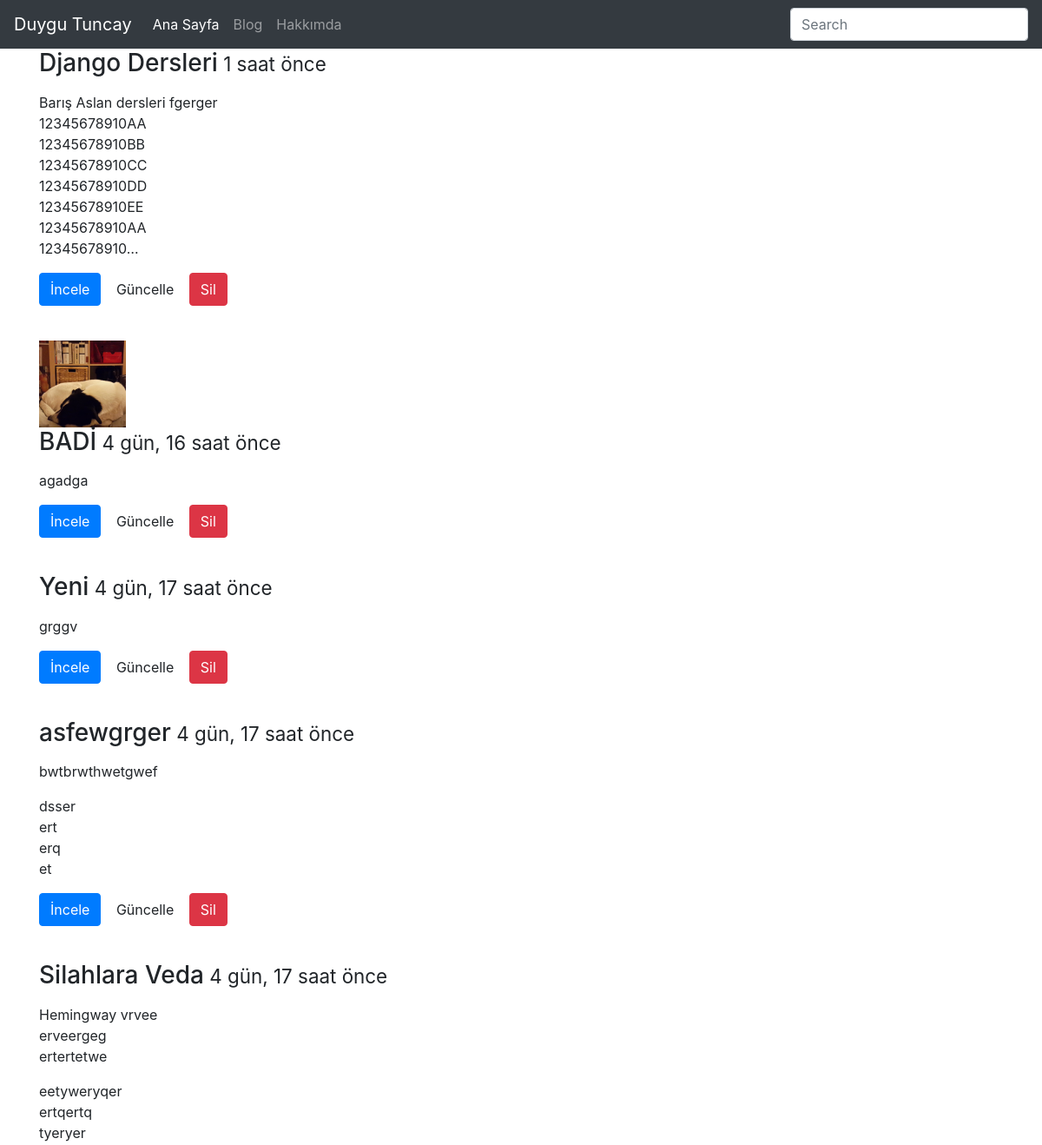
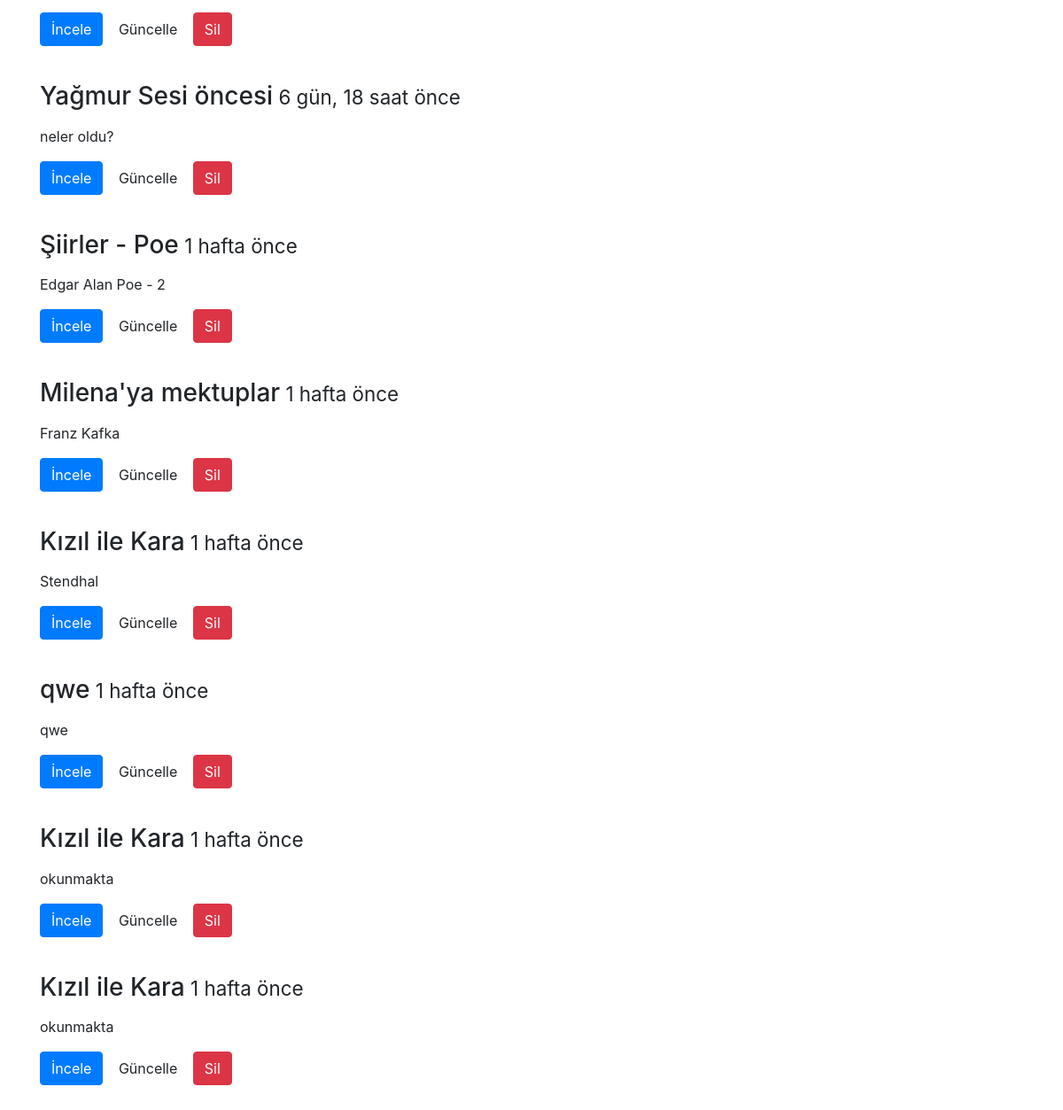
The page /post/index/ on the database its author committed (2 pictures, top to bottom).
### post/models.py (models this page shows, shortened)
class Post(models.Model):
    title = models.CharField(max_length=120, verbose_name="Başlık")
    content = models.TextField()
    publishing_date = models.DateTimeField(verbose_name="Yayınlanma Tarihi", auto_now_add=True)
    image = models.ImageField(null=True, blank=True)
    def get_absolute_url(self):
        return reverse('post:detail', kwargs={'id': self.id})
    def get_update_url(self):
        return reverse('post:update', kwargs={'id': self.id})
    def get_delete_url(self):
        return reverse('post:delete', kwargs={'id': self.id})
    class Meta:
        ordering = ['-publishing_date', 'id']

### post/views.py (the view)
def post_index(request):
    posts = Post.objects.all()
    return render(request, 'post/index.html', {'posts': posts})

### templates/post/index.html (shortened to what this page needs)
   {% extends 'base.html' %}
    {% block body %}
   <div class="container">
{% for post in posts %}
       <div class="row">
   <div class="col-md-6 col-md-offset-5">
       <div class="thumbnail">
           <div class="caption">
               {% if post.image %}
                <img src="{{ post.image.url }}" class="img-responsive" width="100px">
               {% endif %}
               <h3>{{ post.title }}<small> {{ post.publishing_date|timesince}} önce</small></h3>
               <p>{{ post.content|linebreaks|truncatechars:150 }}</p>
               <p>
                   <a href="{{ post.get_absolute_url }}" role="button" class="btn btn-primary">İncele</a>
                   <a href="{{ post.get_update_url }}" role="button" class="btn btn-default">Güncelle</a>
                   <a href="{{ post.get_delete_url }}" role="button" class="btn btn-danger">Sil</a>
               </p>
           </div>
       </div>
   </div>
</div>
<br />
{% endfor %}
       </div>
{% endblock %}

### templates/base.html (shortened to what this page needs)
{% load static %}
<!DOCTYPE html>
<html lang="en">
<head>
    <link rel="stylesheet" href="{% static 'css/bootstrap.min.css' %}">
</head>
<body>
    {% include 'header.html' %}
    {% block body %}
    {% endblock %}
</body>
</html>

### templates/header.html (shortened to what this page needs)
<nav class="navbar navbar-expand-md navbar-dark bg-dark">
  <a class="navbar-brand" href="#">Duygu Tuncay</a>
  <div class="collapse navbar-collapse" id="navbarsExample04">
    <ul class="navbar-nav mr-auto">
      <li class="nav-item active">
        <a class="nav-link" href="{% url 'home' %}">Ana Sayfa<span class="sr-only">(current)</span></a>
      </li>
      <li class="nav-item">
        <a class="nav-link" href="{% url 'post:index' %}">Blog</a>
      </li>
      <li class="nav-item">
        <a class="nav-link" href="#">Hakkımda</a>
      </li>
    </ul>
    <form class="form-inline my-2 my-md-0">
      <input class="form-control" type="text" placeholder="Search">
    </form>
  </div>
</nav>

### rows shown on the page
Post: title "Django Dersleri", publishing_date "1 saat", content "Barış Aslan dersleri fgerger 12345678910AA 12345678910BB 12345678910CC 12345678910DD 12345678910EE 12345678910AA 12345678910…"
Post: image (picture), title "BADİ", publishing_date "4 gün, 16 saat", content "agadga"
Post: title "Yeni", publishing_date "4 gün, 17 saat", content "grggv"
Post: title "asfewgrger", publishing_date "4 gün, 17 saat", content "bwtbrwthwetgwef dsser ert erq et"
Post: title "Silahlara Veda", publishing_date "4 gün, 17 saat", content "Hemingway vrvee erveergeg ertertetwe eetyweryqer ertqertq tyeryer"
Post: title "Yağmur Sesi öncesi", publishing_date "6 gün, 18 saat", content "neler oldu?"
Post: title "Şiirler - Poe", publishing_date "1 hafta", content "Edgar Alan Poe - 2"
Post: title "Milena'ya mektuplar", publishing_date "1 hafta", content "Franz Kafka"
Post: title "Kızıl ile Kara", publishing_date "1 hafta", content "Stendhal"
Post: title "qwe", publishing_date "1 hafta", content "qwe"
Post: title "Kızıl ile Kara", publishing_date "1 hafta", content "okunmakta"
Post: title "Kızıl ile Kara", publishing_date "1 hafta", content "okunmakta"
